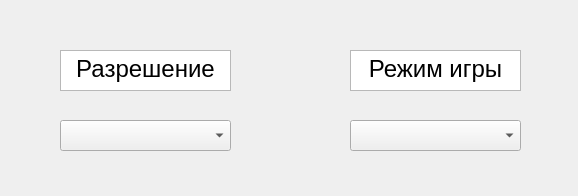
<?xml version="1.0" encoding="UTF-8"?>
<ui version="4.0">
 <class>Form</class>
 <widget class="QWidget" name="Form">
  <property name="geometry">
   <rect>
    <x>0</x>
    <y>0</y>
    <width>578</width>
    <height>196</height>
   </rect>
  </property>
  <property name="windowTitle">
   <string>Настройки</string>
  </property>
  <widget class="QTextEdit" name="textEdit">
   <property name="geometry">
    <rect>
     <x>60</x>
     <y>50</y>
     <width>171</width>
     <height>41</height>
    </rect>
   </property>
   <property name="html">
    <string>&lt;!DOCTYPE HTML PUBLIC &quot;-//W3C//DTD HTML 4.0//EN&quot; &quot;http://www.w3.org/TR/REC-html40/strict.dtd&quot;&gt;
&lt;html&gt;&lt;head&gt;&lt;meta name=&quot;qrichtext&quot; content=&quot;1&quot; /&gt;&lt;style type=&quot;text/css&quot;&gt;
p, li { white-space: pre-wrap; }
&lt;/style&gt;&lt;/head&gt;&lt;body style=&quot; font-family:'MS Shell Dlg 2'; font-size:8.25pt; font-weight:400; font-style:normal;&quot;&gt;
&lt;p align=&quot;center&quot; style=&quot; margin-top:0px; margin-bottom:0px; margin-left:0px; margin-right:0px; -qt-block-indent:0; text-indent:0px;&quot;&gt;&lt;span style=&quot; font-size:18pt;&quot;&gt;Разрешение&lt;/span&gt;&lt;/p&gt;&lt;/body&gt;&lt;/html&gt;</string>
   </property>
  </widget>
  <widget class="QComboBox" name="comboBox">
   <property name="geometry">
    <rect>
     <x>60</x>
     <y>120</y>
     <width>171</width>
     <height>31</height>
    </rect>
   </property>
  </widget>
  <widget class="QComboBox" name="comboBox_2">
   <property name="geometry">
    <rect>
     <x>350</x>
     <y>120</y>
     <width>171</width>
     <height>31</height>
    </rect>
   </property>
  </widget>
  <widget class="QTextEdit" name="textEdit_2">
   <property name="geometry">
    <rect>
     <x>350</x>
     <y>50</y>
     <width>171</width>
     <height>41</height>
    </rect>
   </property>
   <property name="html">
    <string>&lt;!DOCTYPE HTML PUBLIC &quot;-//W3C//DTD HTML 4.0//EN&quot; &quot;http://www.w3.org/TR/REC-html40/strict.dtd&quot;&gt;
&lt;html&gt;&lt;head&gt;&lt;meta name=&quot;qrichtext&quot; content=&quot;1&quot; /&gt;&lt;style type=&quot;text/css&quot;&gt;
p, li { white-space: pre-wrap; }
&lt;/style&gt;&lt;/head&gt;&lt;body style=&quot; font-family:'MS Shell Dlg 2'; font-size:8.25pt; font-weight:400; font-style:normal;&quot;&gt;
&lt;p align=&quot;center&quot; style=&quot; margin-top:0px; margin-bottom:0px; margin-left:0px; margin-right:0px; -qt-block-indent:0; text-indent:0px;&quot;&gt;&lt;span style=&quot; font-size:18pt;&quot;&gt;Режим игры&lt;/span&gt;&lt;/p&gt;&lt;/body&gt;&lt;/html&gt;</string>
   </property>
  </widget>
 </widget>
 <resources/>
 <connections/>
</ui>
